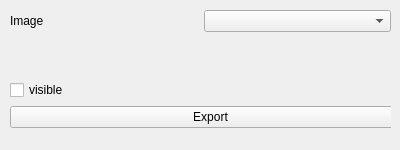
<?xml version="1.0" encoding="UTF-8"?>
<ui version="4.0">
 <class>ThresholdImageView</class>
 <widget class="QWidget" name="ThresholdImageView">
  <property name="geometry">
   <rect>
    <x>0</x>
    <y>0</y>
    <width>400</width>
    <height>150</height>
   </rect>
  </property>
  <property name="windowTitle">
   <string>Form</string>
  </property>
  <widget class="QWidget" name="verticalLayoutWidget">
   <property name="geometry">
    <rect>
     <x>10</x>
     <y>10</y>
     <width>381</width>
     <height>121</height>
    </rect>
   </property>
   <layout class="QVBoxLayout" name="verticalLayout">
    <property name="sizeConstraint">
     <enum>QLayout::SetDefaultConstraint</enum>
    </property>
    <item>
     <layout class="QHBoxLayout" name="horizontalLayout">
      <item>
       <widget class="QLabel" name="label">
        <property name="text">
         <string>Image</string>
        </property>
       </widget>
      </item>
      <item>
       <widget class="QmitkDataStorageComboBox" name="ImageSelector"/>
      </item>
     </layout>
    </item>
    <item>
     <widget class="QWidget" name="WorkWidget" native="true">
      <property name="minimumSize">
       <size>
        <width>0</width>
        <height>150</height>
       </size>
      </property>
      <widget class="QWidget" name="verticalLayoutWidget_2">
       <property name="geometry">
        <rect>
         <x>0</x>
         <y>-1</y>
         <width>401</width>
         <height>91</height>
        </rect>
       </property>
       <layout class="QVBoxLayout" name="verticalLayout_2">
        <item>
         <widget class="ctkRangeWidget" name="ThresholdSlider" native="true"/>
        </item>
        <item>
         <widget class="QCheckBox" name="VisibleCB">
          <property name="text">
           <string>visible</string>
          </property>
         </widget>
        </item>
        <item>
         <widget class="QPushButton" name="ExportBtn">
          <property name="text">
           <string>Export</string>
          </property>
         </widget>
        </item>
       </layout>
      </widget>
      <zorder>ExportBtn</zorder>
      <zorder>ThresholdSlider</zorder>
      <zorder>VisibleCB</zorder>
      <zorder>ExportBtn</zorder>
      <zorder>ThresholdSlider</zorder>
      <zorder>VisibleCB</zorder>
      <zorder>verticalLayoutWidget_2</zorder>
     </widget>
    </item>
   </layout>
  </widget>
 </widget>
 <customwidgets>
  <customwidget>
   <class>ctkRangeWidget</class>
   <extends>QWidget</extends>
   <header location="global">ctkRangeWidget.h</header>
   <container>1</container>
  </customwidget>
  <customwidget>
   <class>QmitkDataStorageComboBox</class>
   <extends>QComboBox</extends>
   <header>QmitkDataStorageComboBox.h</header>
  </customwidget>
 </customwidgets>
 <resources/>
 <connections/>
</ui>
